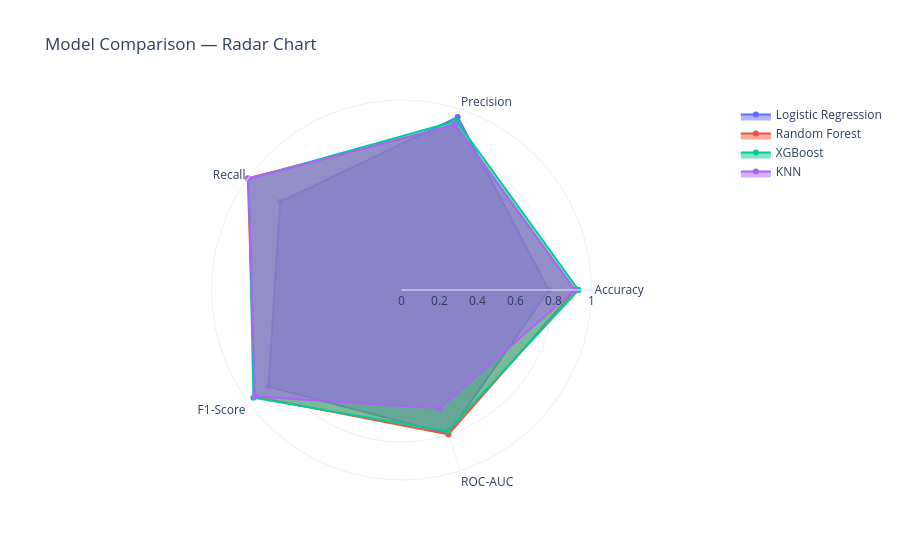

Notebook code for this chart:
### Markdown cell above
## model combination

### Code cell
import plotly.graph_objects as go
from sklearn.metrics import auc

# 1. Ensure ROC-AUC is a single number, not an array
for model in results:
    if "fpr" in results[model] and "tpr" in results[model]:
        results[model]["ROC-AUC"] = auc(results[model]["fpr"], results[model]["tpr"])

# 2. Setup Radar Chart
metrics = ['Accuracy', 'Precision', 'Recall', 'F1-Score', 'ROC-AUC']
metrics_closed = metrics + [metrics[0]]
models = list(results.keys())
colors = ['#636EFA', '#EF553B', '#00CC96', '#AB63FA']

fig3 = go.Figure()

for model, color in zip(models, colors):
    # Pull the single values for each metric
    vals = [results[model].get(m, 0) for m in metrics]
    vals_closed = vals + [vals[0]] # Close the loop
    
    fig3.add_trace(go.Scatterpolar(
        r=vals_closed,
        theta=metrics_closed,
        fill='toself',
        name=model,
        line=dict(color=color)
    ))

fig3.update_layout(
    title="Model Comparison — Radar Chart",
    polar=dict(radialaxis=dict(visible=True, range=[0, 1])),
    showlegend=True,
    template='plotly_white'
)
fig3.write_image("model_scoring/model_radar.png", width=1500, height=450, scale=2)
fig3.show()

### Figure 1 — Plotly figure (JSON) as saved in the notebook; plotly's stock layout.template omitted (floating-point values rounded to 4 significant figures)
{"data": [{"fill": "toself", "line": {"color": "#636EFA"}, "name": "Logistic Regression", "r": [0.7751, 0.9573, 0.789, 0.8651, 0.797, 0.7751], "theta": ["Accuracy", "Precision", "Recall", "F1-Score", "ROC-AUC", "Accuracy"], "type": "scatterpolar"}, {"fill": "toself", "line": {"color": "#EF553B"}, "name": "Random Forest", "r": [0.9137, 0.9137, 1, 0.9549, 0.7992, 0.9137], "theta": ["Accuracy", "Precision", "Recall", "F1-Score", "ROC-AUC", "Accuracy"], "type": "scatterpolar"}, {"fill": "toself", "line": {"color": "#00CC96"}, "name": "XGBoost", "r": [0.9317, 0.9358, 0.9934, 0.9638, 0.783, 0.9317], "theta": ["Accuracy", "Precision", "Recall", "F1-Score", "ROC-AUC", "Accuracy"], "type": "scatterpolar"}, {"fill": "toself", "line": {"color": "#AB63FA"}, "name": "KNN", "r": [0.9116, 0.9152, 0.9956, 0.9537, 0.6543, 0.9116], "theta": ["Accuracy", "Precision", "Recall", "F1-Score", "ROC-AUC", "Accuracy"], "type": "scatterpolar"}], "layout": {"polar": {"radialaxis": {"range": [0, 1], "visible": true}}, "showlegend": true, "title": {"text": "Model Comparison — Radar Chart"}}}
